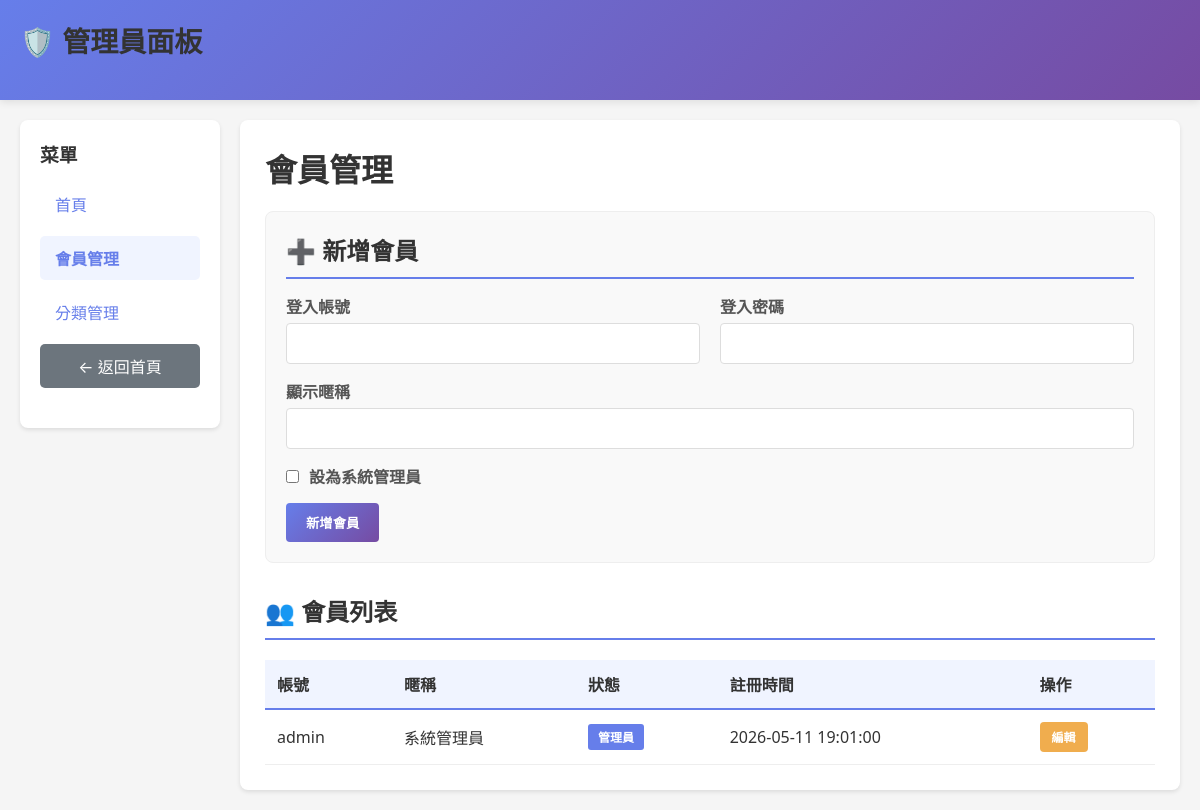
The app's page /admin_panel.php?action=members (signed in) with its own data.
### tables this page shows
CREATE TABLE members (
    id INT AUTO_INCREMENT PRIMARY KEY,
    username VARCHAR(100) NOT NULL UNIQUE,
    password VARCHAR(255) NOT NULL,
    nickname VARCHAR(100) NOT NULL,
    color VARCHAR(7) DEFAULT '#FFFFFF',
    avatar VARCHAR(100),
    is_admin TINYINT(1) DEFAULT 0,
    profile_complete TINYINT(1) DEFAULT 0,
    created_at TIMESTAMP DEFAULT CURRENT_TIMESTAMP,
    INDEX idx_username (username)
);

### admin_panel.php (the view, shortened to what this page needs)
<?php
require 'auth.php';
function escape($text) {
    return htmlspecialchars($text, ENT_QUOTES, 'UTF-8');
}
$action = isset($_GET['action']) ? $_GET['action'] : 'home';
$data = [];
if ($action === 'categories') {
    try {
        $stmt = $pdo->query('SELECT * FROM categories ORDER BY name');
        $data['categories'] = $stmt->fetchAll();
    } catch (PDOException $e) {
        $error = '讀取分類失敗: ' . $e->getMessage();
    }
} elseif ($action === 'members') {
    try {
        $stmt = $pdo->query('SELECT * FROM members ORDER BY created_at DESC');
        $data['members'] = $stmt->fetchAll();
    } catch (PDOException $e) {
        $error = '讀取會員失敗: ' . $e->getMessage();
    }
}
?>
<!DOCTYPE html>
<html lang="zh-Hant">
<head>
    <link rel="stylesheet" href="styles.css">
</head>
<body>
    <div class="header">
        <h1>🛡️ 管理員面板</h1>
    </div>
    <div class="container">
        <div class="sidebar">
            <h3>菜單</h3>
            <nav>
                <li><a href="?action=home" <?= $action == 'home' ? 'class="active"' : '' ?>>首頁</a></li>
                <li><a href="?action=members" <?= $action == 'members' ? 'class="active"' : '' ?>>會員管理</a></li>
                <li><a href="?action=categories" <?= $action == 'categories' ? 'class="active"' : '' ?>>分類管理</a></li>
            </nav>
            <a href="index.php" class="back-link">← 返回首頁</a>
        </div>
        <div class="main-content">
            <?php if ($action === 'home'): ?>
                <h1>管理統計</h1>
                <div class="stats">
                    <div class="stat-card">
                        <div class="stat-number"><?= $data['member_count'] ?></div>
                        <div class="stat-label">會員總數</div>
                    </div>
                    <div class="stat-card">
                        <div class="stat-number"><?= $data['news_count'] ?></div>
                        <div class="stat-label">討論總數</div>
                    </div>
                    <div class="stat-card">
                        <div class="stat-number"><?= $data['reply_count'] ?></div>
                        <div class="stat-label">回應總數</div>
                    </div>
                    <div class="stat-card">
                        <div class="stat-number"><?= $data['category_count'] ?></div>
                        <div class="stat-label">分類總數</div>
                    </div>
                </div>
            <?php elseif ($action === 'members'): ?>
                <h1>會員管理</h1>
                <div class="admin-form-box">
                    <h2>➕ 新增會員</h2>
                    <form method="POST">
                        <div class="row row-2">
                            <div class="form-group">
                                <label>登入帳號</label>
                                <input type="text" name="username" required>
                            </div>
                            <div class="form-group">
                                <label>登入密碼</label>
                                <input type="password" name="password" required>
                            </div>
                        </div>
                        <div class="form-group">
                            <label>顯示暱稱</label>
                            <input type="text" name="nickname" required>
                        </div>
                        <div class="form-group" style="display: flex; align-items: center; gap: 10px;">
                            <input type="checkbox" id="is_admin" name="is_admin" value="1" style="width:auto;">
                            <label for="is_admin" style="margin:0;">設為系統管理員</label>
                        </div>
                        <button type="submit" class="btn">新增會員</button>
                    </form>
                </div>
                <h2>👥 會員列表</h2>
                <table>
                    <thead>
                        <tr>
                            <th>帳號</th>
                            <th>暱稱</th>
                            <th>狀態</th>
                            <th>註冊時間</th>
                            <th>操作</th>
                        </tr>
                    </thead>
                    <tbody>
                        <?php if (empty($data['members'])): ?>
                            <tr><td colspan="5" class="empty">沒有會員</td></tr>
                        <?php else: ?>
                            <?php foreach ($data['members'] as $member): ?>
                                <tr>
                                    <td><?= escape($member['username']) ?></td>
                                    <td><?= escape($member['nickname']) ?></td>
                                    <td>
                                        <?php if($member['is_admin']): ?>
                                            <span class="badge badge-primary">管理員</span>
                                        <?php else: ?>
                                            <span style="color:#666;">一般會員</span>
                                        <?php endif; ?>
                                    </td>
                                    <td><?= escape($member['created_at']) ?></td>
                                    <td>
                                        <div class="table-actions">
                                            <a href="?action=edit_member&id=<?= $member['id'] ?>" class="btn btn-small btn-warning" style="text-decoration:none;">編輯</a>
                                        </div>
                                    </td>
                                </tr>
                            <?php endforeach; ?>
                        <?php endif; ?>
                    </tbody>
                </table>
            <?php endif; ?>
        </div>
    </div>
</body>
</html>

### styles.css (style rules this page uses)
* { margin: 0; padding: 0; box-sizing: border-box; }
body { font-family: system-ui, -apple-system, Arial, sans-serif; background: #f5f5f5; color: #333; }
.header { background: linear-gradient(135deg, #667eea 0%, #764ba2 100%); color: white; padding: 20px; box-shadow: 0 2px 8px rgba(0,0,0,0.1); }
.header h1 { font-size: 28px; }
.container { max-width: 1200px; margin: 20px auto; padding: 0 20px; }
.card, .form-box, .sidebar { background: white; padding: 20px; border-radius: 8px; box-shadow: 0 2px 4px rgba(0,0,0,0.1); margin-bottom: 20px; }
.form-group { margin-bottom: 15px; }
label { display: block; margin-bottom: 5px; font-weight: 600; color: #555; }
input[type="text"], input[type="password"], input[type="color"], textarea, select { width: 100%; padding: 10px; border: 1px solid #ddd; border-radius: 4px; font-family: inherit; font-size: 14px; transition: border-color 0.3s; }
.btn { padding: 10px 20px; background: linear-gradient(135deg, #667eea 0%, #764ba2 100%); color: white; border: none; border-radius: 4px; cursor: pointer; font-weight: 600; transition: transform 0.2s; }
.btn-small { padding: 6px 12px; font-size: 12px; }
a { color: #667eea; text-decoration: none; }
.back-link { display: inline-block; padding: 8px 15px; background: linear-gradient(135deg, #667eea 0%, #764ba2 100%); color: white; border-radius: 5px; margin-top: 25px; margin-bottom: 20px; transition: opacity 0.3s; text-decoration: none; }
h1 { margin-bottom: 20px; color: #333; }
h2 { margin-bottom: 15px; color: #333; border-bottom: 2px solid #667eea; padding-bottom: 10px; }
h3 { margin-bottom: 15px; color: #333; }
table { width: 100%; border-collapse: collapse; margin-top: 20px; }
table th { background: #f0f4ff; padding: 12px; text-align: left; border-bottom: 2px solid #667eea; }
table td { padding: 12px; border-bottom: 1px solid #eee; }
.badge { display: inline-block; padding: 4px 10px; border-radius: 3px; font-size: 12px; font-weight: bold; }
.badge-primary { background: #667eea; color: white; }
.row { display: grid; grid-template-columns: 1fr; gap: 20px; }
.row-2 { grid-template-columns: 1fr 1fr; }

### admin_panel.php (style rules this page uses)
.container { display: grid; grid-template-columns: 200px 1fr; gap: 20px; max-width: 1200px; margin: 20px auto; padding: 0 20px; }
.sidebar { background: white; padding: 20px; border-radius: 8px; box-shadow: 0 2px 4px rgba(0,0,0,0.1); height: fit-content; }
.sidebar nav { list-style: none; }
.sidebar nav li { margin-bottom: 10px; }
.sidebar nav a { display: block; padding: 10px 15px; color: #667eea; text-decoration: none; border-radius: 5px; transition: background 0.3s; }
.sidebar nav a:hover, .sidebar nav a.active { background: #f0f4ff; font-weight: bold; }
.back-link { display: block; padding: 10px 15px; background: #6c757d; color: white; text-decoration: none; border-radius: 5px; text-align: center; margin-top: 10px; transition: background 0.3s; }
.main-content { background: white; padding: 25px; border-radius: 8px; box-shadow: 0 2px 4px rgba(0,0,0,0.1); }
table { width: 100%; border-collapse: collapse; margin-top: 20px; }
table th { background: #f0f4ff; padding: 12px; text-align: left; border-bottom: 2px solid #667eea; }
table td { padding: 12px; border-bottom: 1px solid #eee; }
.table-actions { display: flex; gap: 5px; }
.btn-small { padding: 6px 12px; font-size: 12px; }
.btn-warning { background: #f0ad4e; color: white; }
.admin-form-box { background: #f9f9f9; padding: 20px; border-radius: 8px; margin-bottom: 30px; border: 1px solid #eee; }

### records on screen
members: username "admin", nickname "系統管理員", is_admin "管理員", created_at "2026-05-11 19:01:00"
